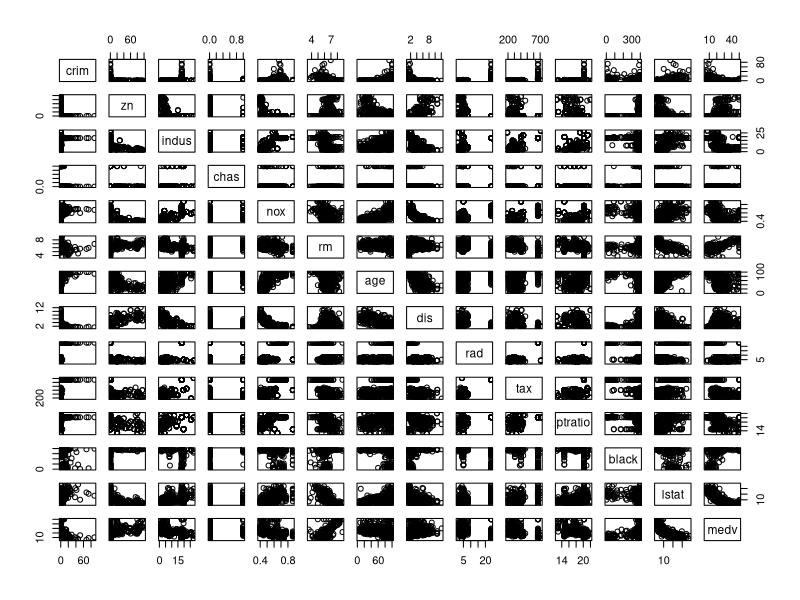
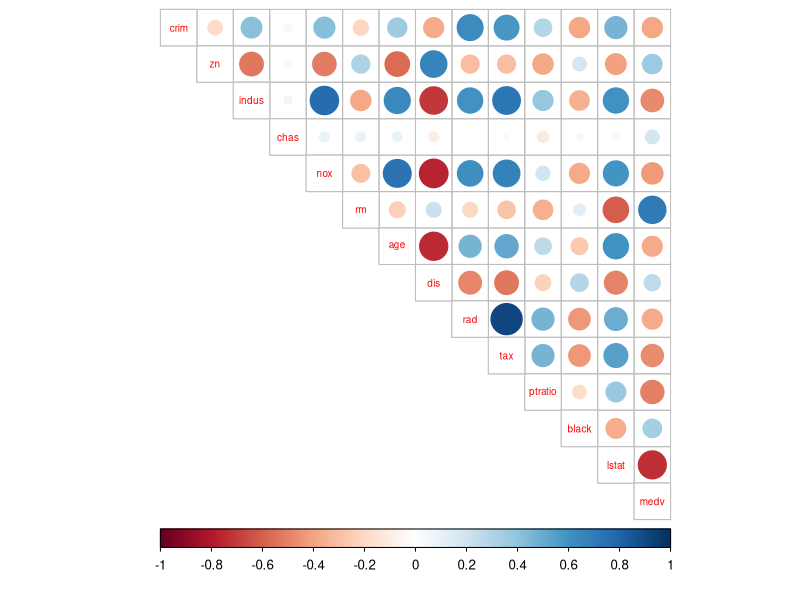

Write R code to recreate these figures, in order.
## ---- chunk 1
# access the MASS package
library(MASS)

library(tidyverse)
library(ggplot2)
library(corrplot)

## ---- chunk 2

# load the data
data("Boston")

str(Boston)
summary(Boston)

# plot matrix of the variables
pairs(Boston)

# rounded correlation matrix
cor_matrix<-cor(Boston) %>% round(digits = 2)

# print the correlation matrix
cor_matrix

# visualisation of the correlation matrix
corrplot(cor_matrix, method="circle", type="upper", cl.pos="b", tl.pos="d", tl.cex = 0.6)

## ---- chunk 3

